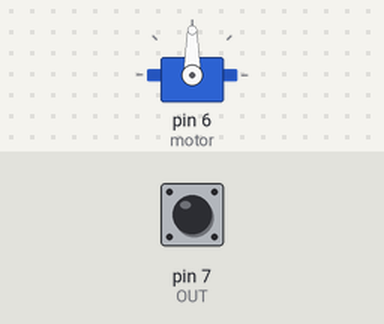
A sketch run on a simulated Arduino Uno, built with avr-gcc and run on an emulated ATmega328P. Parts: servo. Inputs (shaded band) come from the test bench; at power-on: pin 7 (OUT) LOW. What the sketch prints to the serial monitor is not drawn.

Above: at 1.2 s.
1.3 s: pin 7 (OUT) pulsed HIGH 5 times (0.12 s each, 0.3 s apart)
At 6.0 s:
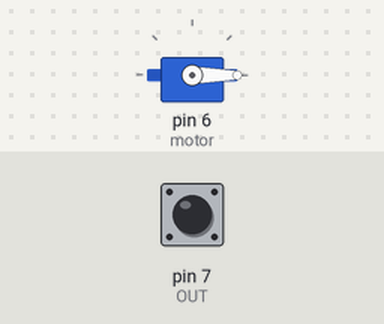
Timing chart, 0 to 7.7 s (numbered marks = the images above; inputs shaded):
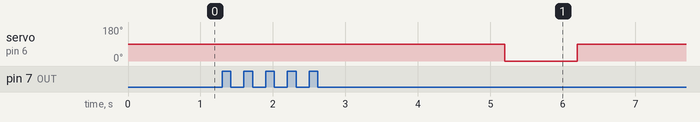

The sketch:

sketch_dec04a.ino
```cpp
#define S0 8
#define S1 9
#define S2 10
#define S3 11
#define OUT 7
#include <Servo.h>

Servo motor;


void setup(){
  pinMode(S0,OUTPUT);
  pinMode(S1,OUTPUT);
  pinMode(S2,OUTPUT);
  pinMode(S3,OUTPUT);
  pinMode(OUT,INPUT);
  motor.attach(6);
  digitalWrite(S0,HIGH);
  digitalWrite(S1,LOW);
  Serial.begin(9600);

}

void loop(){
  int kirmizi,mavi,yesil=0;
  digitalWrite(S2,LOW);
  digitalWrite(S3,LOW);
  kirmizi=pulseIn(OUT,LOW);
  Serial.print("Kırmızı=");
  Serial.print(kirmizi);
  delay(1000);

  digitalWrite(S2,HIGH);
  digitalWrite(S3,HIGH);
  yesil=pulseIn(OUT,LOW);
  Serial.print(" Yeşil=");
  Serial.print(yesil);
  delay(1000);

  digitalWrite(S2,LOW);
  digitalWrite(S3,HIGH);
  mavi=pulseIn(OUT,LOW);
  Serial.print(" Mavi=");
  Serial.println(mavi);
  delay(1000);

  if((yesil<mavi) && (yesil < kirmizi) && (mavi-yesil>30) && (kirmizi-yesil>30)){
    motor.write(0);
    delay(1000);
    motor.write(90);
  }


}
```

Measured:
- after the input at 1.3 s, servo on pin 6 (motor): 90° → 0° after 3.9 s, → 90° 1.0 s later
